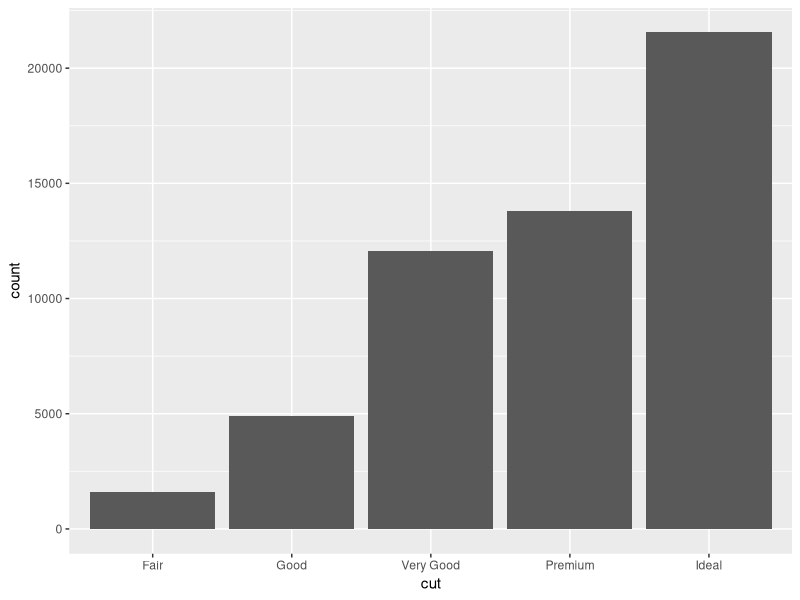
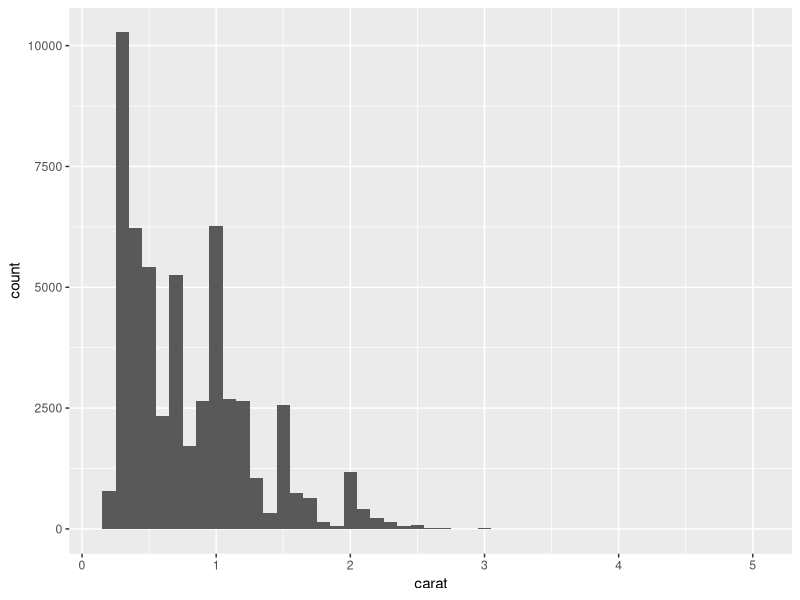
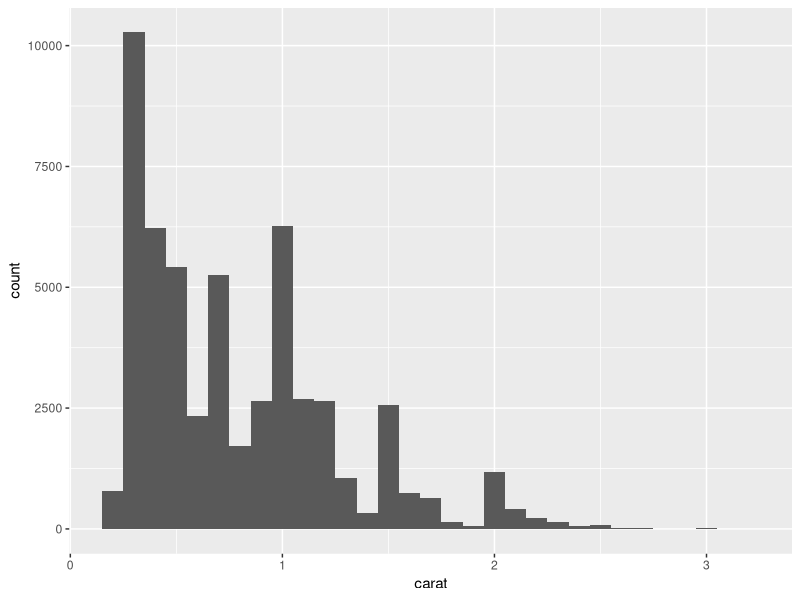
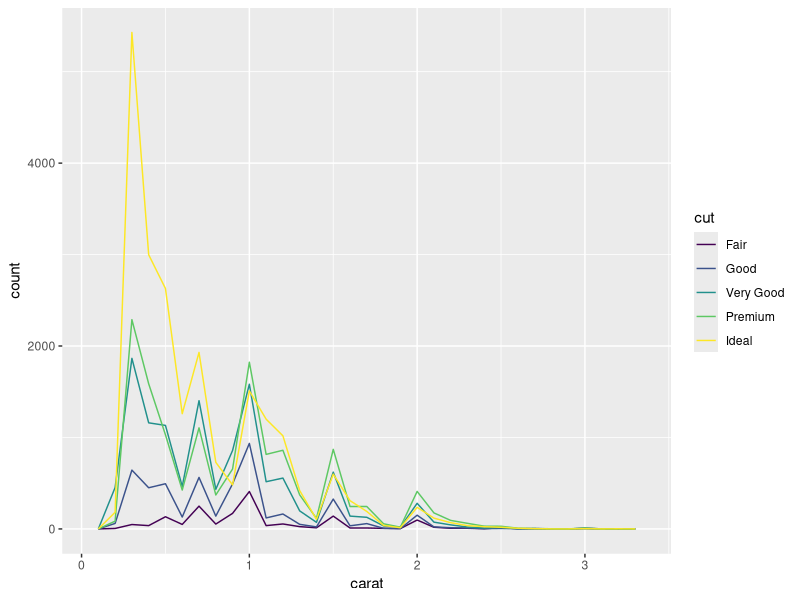
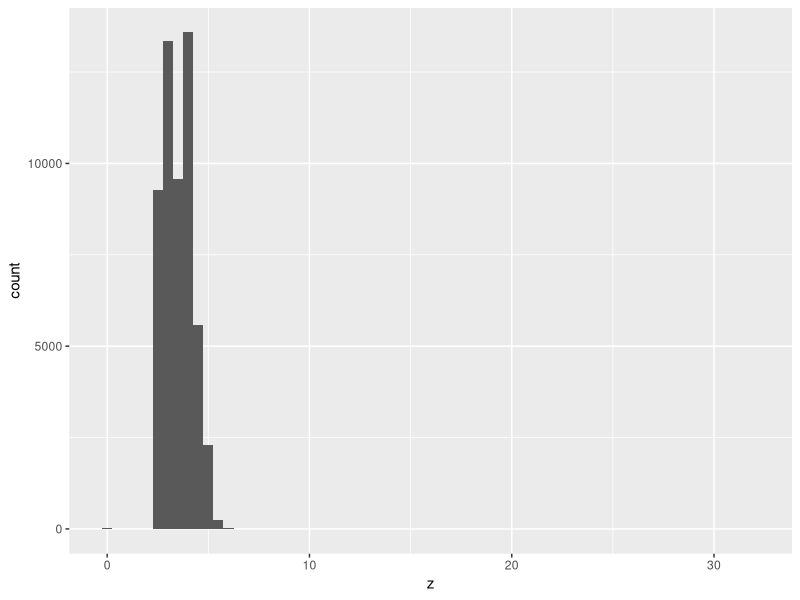
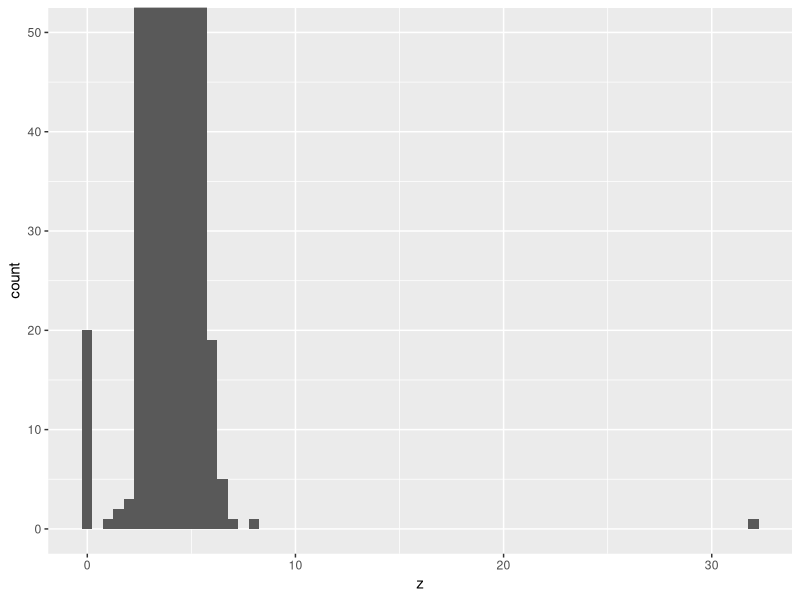
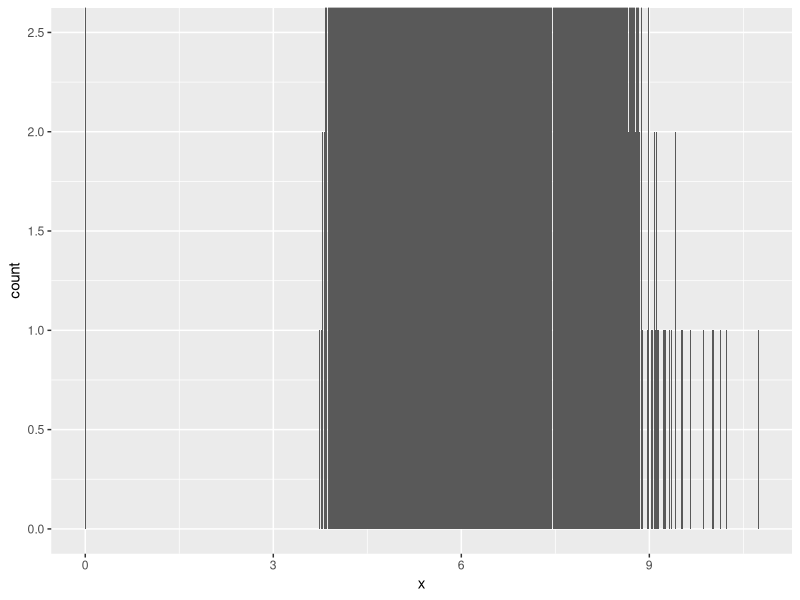
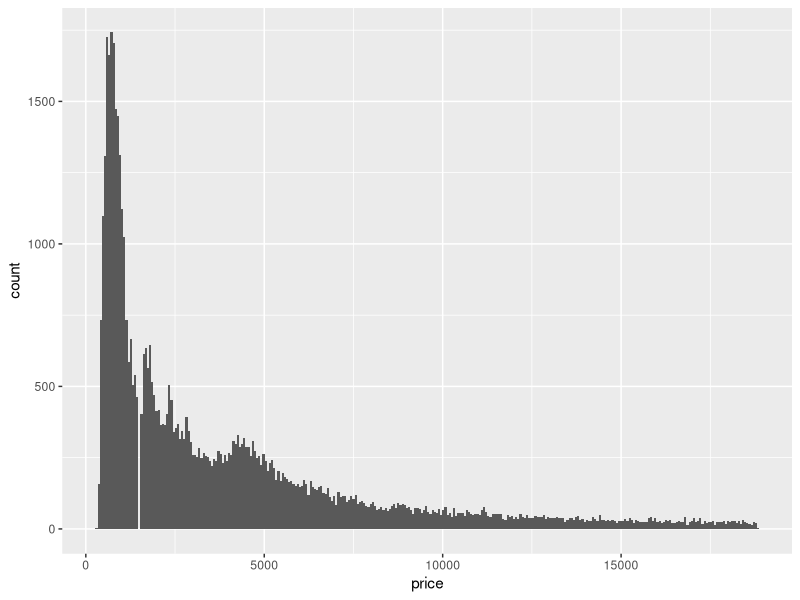

The R script that drew these images, in order:
## ---- chunk 1
library(ggplot2)
library(dplyr)
## ---- chunk 2
ggplot(data = diamonds) + geom_bar(mapping = aes(x=cut))
## ---- chunk 3
diamonds %>%
  count(cut)
## ---- chunk 4
ggplot(diamonds) + geom_histogram(mapping = aes(x=carat), binwidth = 0.1)
## ---- chunk 5
diamonds %>%
  count(cut_width(carat, 0.5))
## ---- chunk 6
smaller_diamonds = diamonds %>%
  filter(carat < 3.25)
## ---- chunk 7
cat("dimension of the original dataset: ", dim(diamonds))

cat("\n dimension of the smaller dataset: ", dim(smaller_diamonds))
## ---- chunk 8
ggplot(data = smaller_diamonds) + geom_histogram(mapping = aes(x= carat), binwidth = 0.1)
## ---- chunk 9
ggplot(data = smaller_diamonds) + geom_freqpoly(mapping = aes(x= carat, color=cut), binwidth = 0.1)
## ---- chunk 10
ggplot(diamonds) +
  geom_histogram(mapping = aes(x = z), binwidth = 0.5)
## ---- chunk 11
ggplot(diamonds) +
  geom_histogram(mapping = aes(x= z), binwidth = 0.5) +
  coord_cartesian(ylim = c(0,50))
## ---- chunk 12
diamonds %>%
  filter(z >=6)
## ---- chunk 13
diamonds %>%
  filter(z >= 7)
## ---- chunk 14
cat("mean of the variable z: ", mean(diamonds$z))
cat("\n median of the variable z: ", median(diamonds$z))
## ---- chunk 15
ggplot(data = diamonds) +
  geom_histogram(mapping = aes(x=x), binwidth = 0.01) + 
  coord_cartesian(ylim = c(0, 2.5))
## ---- chunk 16
diamonds %>%
  filter(x < 3)
## ---- chunk 17
ggplot(diamonds) +
  geom_histogram(mapping = aes(x = price), binwidth = 60) 

## ---- chunk 18
ggplot(diamonds) +
  geom_histogram(mapping = aes(x = price), binwidth =60) +
  coord_cartesian(xlim = c(1000, 2000))
## ---- chunk 19
diamonds %>%
  filter(carat == 0.99)
## ---- chunk 20
diamonds %>%
  filter(carat == 1)
## ---- chunk 21
diamonds %>%
  group_by(carat) %>%
  filter(carat == 0.99 | carat == 1) %>%
  summarise(average_price = mean(price), num_of_diamonds = n(), how_many_colors = n_distinct(color),
            how_many_cuts = n_distinct(cut), no_of_clarity = n_distinct(clarity))
## ---- chunk 22
diamonds %>%
  group_by(carat) %>%
  filter(carat == 0.99 | carat == 1) %>%
  summarise(avg_depth = mean(depth), avg_x = mean(x),
            avg_y = mean(y), avg_z = mean(z), avg_table = mean(table))
## ---- chunk 23
diamonds %>%
  filter(y <3 | y > 20)
## ---- chunk 24
diamonds %>%
 summarise(Median_Y= median(y))
## ---- chunk 25
diamonds2 <- diamonds %>%
  filter(between(y, 3, 20))

## ---- chunk 26
diamonds2 <- diamonds %>%
  mutate(y = ifelse(y <3 | y > 20, NA, y))
## ---- chunk 27
ggplot(data = diamonds, mapping = aes(x = price)) + geom_freqpoly(mapping = aes(color = cut), binwidth = 500) 
## ---- chunk 28
ggplot(data = diamonds, mapping = aes(x=price, y = ..density..)) + 
  geom_freqpoly(mapping = aes(color = cut), binwidth = 500)
## ---- chunk 29
ggplot(data = diamonds, mapping = aes(x=cut, y = price)) + geom_boxplot()
## ---- chunk 30
ggplot(data = diamonds, 
       mapping = aes(x= reorder(cut, price, FUN = median) , y = price)) + geom_boxplot() +
  coord_flip()

## ---- chunk 31
diamonds %>%
  count(cut, color)
## ---- chunk 32
diamonds %>%
  count(color, cut) %>%
  ggplot(mapping = aes(x = color, y = cut)) + 
  geom_tile(mapping = aes(fill = n))
